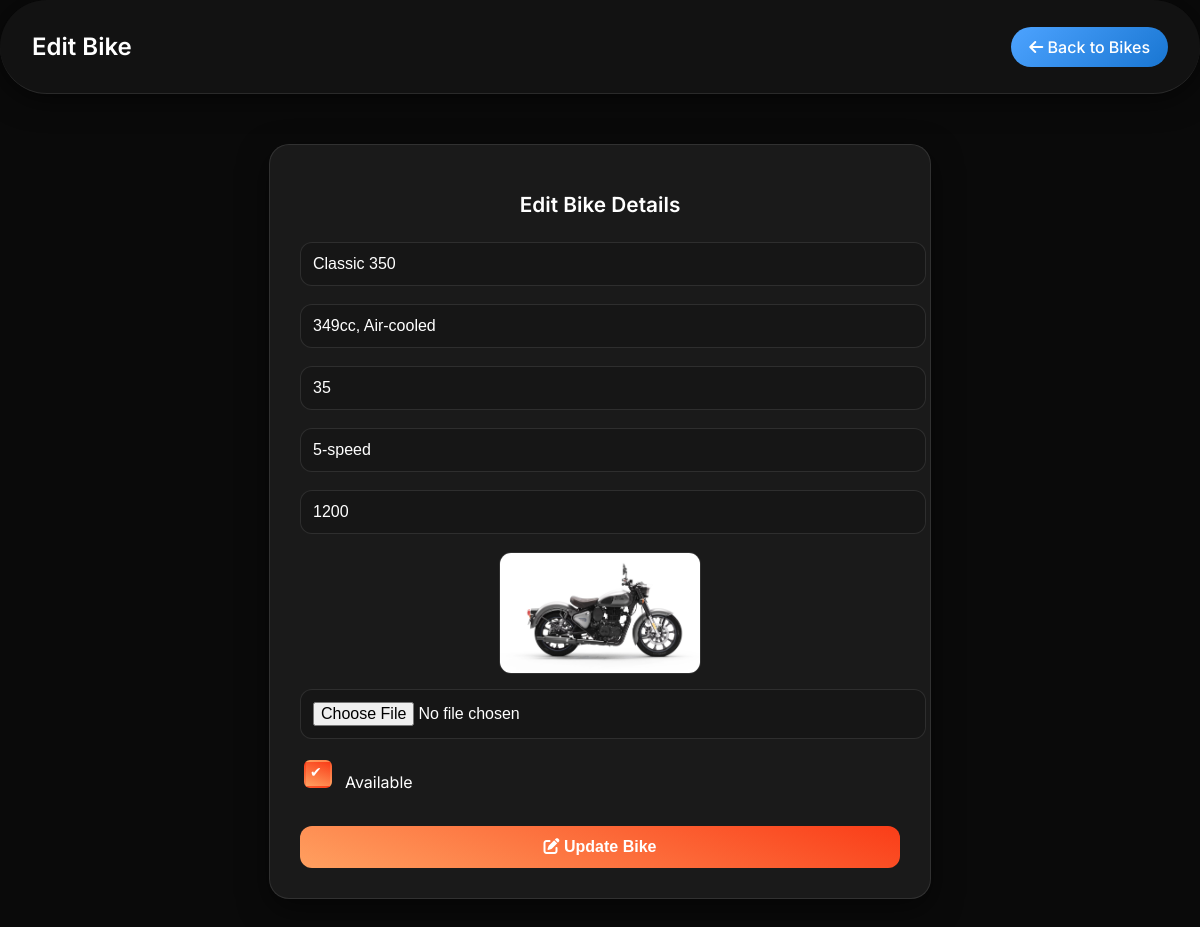
The page /admin/edit-bike.php?id=1 on the database its author committed.
### tables this page shows
CREATE TABLE `bikes` (
  `bike_id` int(11) NOT NULL,
  `name` varchar(100) NOT NULL,
  `engine` varchar(100) DEFAULT NULL,
  `mileage` varchar(50) DEFAULT NULL,
  `gearbox` varchar(50) DEFAULT NULL,
  `price_per_day` int(11) DEFAULT NULL,
  `image` varchar(255) DEFAULT NULL,
  `availability` tinyint(1) NOT NULL DEFAULT 1
);

### admin/edit-bike.php (the view, shortened to what this page needs)
<?php
include 'includes/db.php';
$id = intval($_GET['id']);
$stmt = $conn->prepare("SELECT * FROM bikes WHERE bike_id = ?");
$stmt->bind_param("i", $id);
$stmt->execute();
$bike = $stmt->get_result()->fetch_assoc();
?>
<!DOCTYPE html>
<html lang="en">
<head>
<link href="https://cdnjs.cloudflare.com/ajax/libs/font-awesome/6.5.0/css/all.min.css" rel="stylesheet">
</head>
<body>
<header>
    <h1>Edit Bike</h1>
    <a href="manage-bikes.php"><i class="fas fa-arrow-left"></i> Back to Bikes</a>
</header>
<div class="container">
    <h2>Edit Bike Details</h2>
    <form method="POST" enctype="multipart/form-data">
        <input type="text" name="name" value="<?= htmlspecialchars($bike['name']) ?>" placeholder="Bike Name" required>
        <input type="text" name="engine" value="<?= htmlspecialchars($bike['engine']) ?>" placeholder="Engine">
        <input type="text" name="mileage" value="<?= htmlspecialchars($bike['mileage']) ?>" placeholder="Mileage">
        <input type="text" name="gearbox" value="<?= htmlspecialchars($bike['gearbox']) ?>" placeholder="Gearbox">
        <input type="number" name="price_per_day" value="<?= htmlspecialchars($bike['price_per_day']) ?>" placeholder="Price per day" min="0" required>
        <img src="../<?= htmlspecialchars($bike['image']) ?>" class="preview" alt="Current Image">
        <input type="file" name="image" accept="image/*">
        <label class="custom-checkbox">
            <input type="checkbox" name="availability" <?= $bike['availability'] ? 'checked' : '' ?>>
            Available
        </label>
        <button type="submit" name="update_bike"><i class="fas fa-edit"></i> Update Bike</button>
    </form>
</div>
</body>
</html>

### admin/edit-bike.php (style rules this page uses)
body { font-family: 'Inter', sans-serif; background: #0a0a0a; color: #fff; margin: 0; min-height: 100vh; }
header { background: rgba(20,20,20,0.85); backdrop-filter: blur(10px); -webkit-backdrop-filter: blur(10px); padding: 16px 32px; display: flex; justify-content: space-between; align-items: center; border-bottom: 1px solid rgba(255,255,255,0.1); border-radius: 50px; box-shadow: 0 4px 30px rgba(0,0,0,0.6); }
header h1 { font-size: 1.5rem; font-weight: 600; }
header a { padding: 10px 18px; background: linear-gradient(135deg, #4da3ff, #1976d2); color: #fff; text-decoration: none; border-radius: 20px; font-weight: 500; transition: all 0.3s ease; }
.container { max-width: 600px; margin: 50px auto; padding: 30px; background: rgba(30,30,30,0.85); backdrop-filter: blur(12px); -webkit-backdrop-filter: blur(12px); border-radius: 20px; border: 1px solid rgba(255,255,255,0.1); box-shadow: 0 10px 30px rgba(0,0,0,0.5); }
h2 { font-size: 1.3rem; font-weight: 600; margin-bottom: 25px; text-align: center; }
input, select { width: 100%; padding: 12px; margin-bottom: 18px; border-radius: 12px; border: 1px solid rgba(255,255,255,0.1); background: rgba(20,20,20,0.6); color: #fff; font-size: 1rem; }
.custom-checkbox { display: flex; align-items: center; gap: 10px; margin-bottom: 20px; cursor: pointer; }
.custom-checkbox input[type="checkbox"] { appearance: none; width: 22px; height: 22px; border: 2px solid #ff944d; border-radius: 6px; background: rgba(20,20,20,0.6); position: relative; transition: all 0.2s ease; }
.custom-checkbox input[type="checkbox"]:checked { background: linear-gradient(200deg, #fa3d18, #ffa060); border-color: transparent; }
.custom-checkbox input[type="checkbox"]:checked::after { content: '✔'; position: absolute; top: 2px; left: 4px; font-size: 14px; color: #fff; }
button { width: 100%; padding: 12px; font-size: 1rem; font-weight: 600; border: none; border-radius: 12px; background: linear-gradient(200deg, #fa3d18, #ffa060); color: #fff; cursor: pointer; transition: all 0.3s ease; }
img.preview { display: block; margin: 0 auto 15px; border-radius: 12px; width: 200px; height: 120px; object-fit: cover; border: 1px solid rgba(255,255,255,0.1); }

### rows shown on the page
bikes: name "Classic 350", engine "349cc, Air-cooled", mileage "35", gearbox "5-speed", price_per_day "1200", image (picture), availability "☑"
